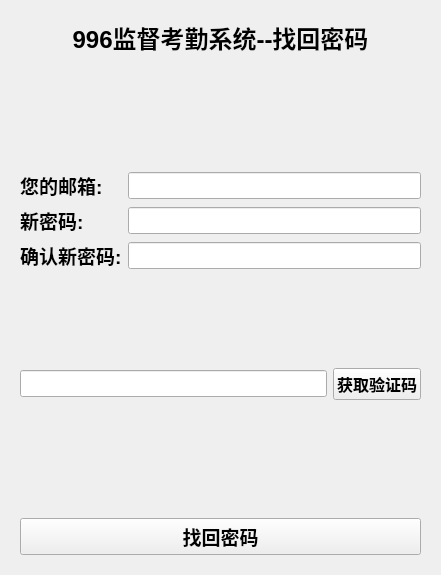
<?xml version="1.0" encoding="UTF-8"?>
<ui version="4.0">
 <class>Proc_FindPassword</class>
 <widget class="QWidget" name="Proc_FindPassword">
  <property name="geometry">
   <rect>
    <x>0</x>
    <y>0</y>
    <width>441</width>
    <height>575</height>
   </rect>
  </property>
  <property name="windowTitle">
   <string>Form</string>
  </property>
  <layout class="QVBoxLayout" name="layout_main">
   <item>
    <widget class="QWidget" name="widget_top_container" native="true">
     <layout class="QHBoxLayout" name="layout_widgetTopContainer">
      <item>
       <widget class="QLabel" name="label_showTitle">
        <property name="font">
         <font>
          <family>Microsoft YaHei UI</family>
          <pointsize>18</pointsize>
          <weight>75</weight>
          <bold>true</bold>
         </font>
        </property>
        <property name="text">
         <string>&lt;html&gt;&lt;body&gt;&lt;/body&gt;&lt;img src=&quot;C:\Users\k\Documents\GitHub\09\UiCodes\image\proc_mainimg.png&quot; 
height=&quot;170&quot;,width=&quot;170&quot;&gt;&lt;p&gt;996监督考勤系统--找回密码&lt;/p&gt;&lt;/html&gt;</string>
        </property>
        <property name="alignment">
         <set>Qt::AlignCenter</set>
        </property>
       </widget>
      </item>
     </layout>
    </widget>
   </item>
   <item>
    <widget class="QWidget" name="widget_centre_container" native="true">
     <layout class="QVBoxLayout" name="layout_widgetCentreContainer" stretch="3,1">
      <item>
       <layout class="QGridLayout" name="layout_getInfo">
        <item row="0" column="0">
         <widget class="QLabel" name="label_getEmail">
          <property name="font">
           <font>
            <family>Microsoft YaHei UI</family>
            <pointsize>14</pointsize>
            <weight>75</weight>
            <bold>true</bold>
           </font>
          </property>
          <property name="text">
           <string>您的邮箱:</string>
          </property>
         </widget>
        </item>
        <item row="2" column="0">
         <widget class="QLabel" name="label_getPassword_confirm">
          <property name="font">
           <font>
            <family>Microsoft YaHei UI</family>
            <pointsize>14</pointsize>
            <weight>75</weight>
            <bold>true</bold>
           </font>
          </property>
          <property name="text">
           <string>确认新密码:</string>
          </property>
         </widget>
        </item>
        <item row="1" column="0">
         <widget class="QLabel" name="label_getPassword">
          <property name="font">
           <font>
            <family>Microsoft YaHei UI</family>
            <pointsize>14</pointsize>
            <weight>75</weight>
            <bold>true</bold>
           </font>
          </property>
          <property name="text">
           <string>新密码:</string>
          </property>
         </widget>
        </item>
        <item row="0" column="1">
         <widget class="QLineEdit" name="lineEdit_getEmail">
          <property name="font">
           <font>
            <family>Microsoft YaHei UI</family>
            <pointsize>12</pointsize>
            <weight>75</weight>
            <bold>true</bold>
           </font>
          </property>
         </widget>
        </item>
        <item row="1" column="1">
         <widget class="QLineEdit" name="lineEdit_getPassword">
          <property name="font">
           <font>
            <family>Microsoft YaHei UI</family>
            <pointsize>12</pointsize>
            <weight>75</weight>
            <bold>true</bold>
           </font>
          </property>
         </widget>
        </item>
        <item row="2" column="1">
         <widget class="QLineEdit" name="lineEdit_getPassword_confirm">
          <property name="font">
           <font>
            <family>Microsoft YaHei UI</family>
            <pointsize>12</pointsize>
            <weight>75</weight>
            <bold>true</bold>
           </font>
          </property>
         </widget>
        </item>
       </layout>
      </item>
      <item>
       <layout class="QHBoxLayout" name="layout_confirmCodeBtn">
        <item>
         <widget class="QLineEdit" name="lineEdit_getConfirmCode">
          <property name="font">
           <font>
            <family>Microsoft YaHei UI</family>
            <pointsize>12</pointsize>
            <weight>75</weight>
            <bold>true</bold>
           </font>
          </property>
         </widget>
        </item>
        <item>
         <widget class="QPushButton" name="btn_getConfirmCode">
          <property name="font">
           <font>
            <family>Microsoft YaHei UI</family>
            <pointsize>12</pointsize>
            <weight>75</weight>
            <bold>true</bold>
           </font>
          </property>
          <property name="text">
           <string>获取验证码</string>
          </property>
         </widget>
        </item>
       </layout>
      </item>
     </layout>
    </widget>
   </item>
   <item>
    <widget class="QWidget" name="widget_bottom_container" native="true">
     <layout class="QHBoxLayout" name="layout_widgetBottomContainer">
      <item>
       <widget class="QPushButton" name="pushButton">
        <property name="font">
         <font>
          <family>Microsoft YaHei UI</family>
          <pointsize>14</pointsize>
          <weight>75</weight>
          <bold>true</bold>
         </font>
        </property>
        <property name="text">
         <string>找回密码</string>
        </property>
       </widget>
      </item>
     </layout>
    </widget>
   </item>
  </layout>
 </widget>
 <resources/>
 <connections/>
</ui>
